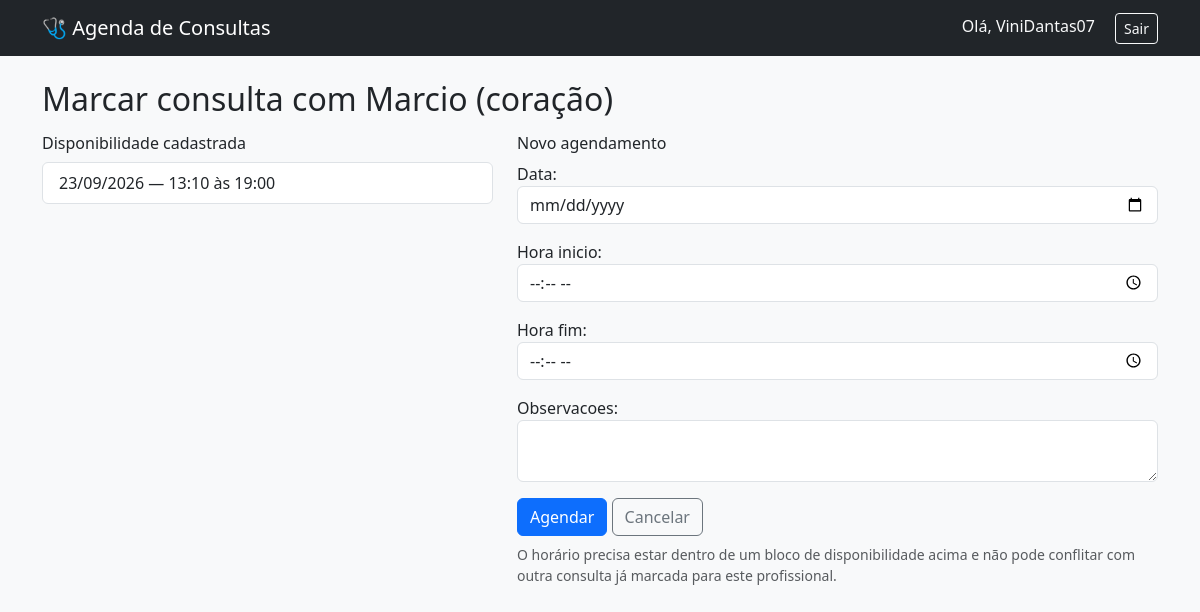
Screenshot of /profissionais/1/agendar/ (signed in) with the database file from the repository.
### consultas/models.py (models this page shows, shortened)
class Profissional(models.Model):
    usuario = models.OneToOneField(
        settings.AUTH_USER_MODEL, on_delete=models.CASCADE, related_name="perfil_profissional"
    )
    especialidade = models.CharField(max_length=100, blank=True)
    def __str__(self):
        nome = self.usuario.get_full_name() or self.usuario.username
        return f"{nome} ({self.especialidade})" if self.especialidade else nome

class Disponibilidade(models.Model):
    profissional = models.ForeignKey(
        Profissional, on_delete=models.CASCADE, related_name="disponibilidades"
    )
    data = models.DateField()
    hora_inicio = models.TimeField()
    hora_fim = models.TimeField()
    class Meta:
        ordering = ["data", "hora_inicio"]

### consultas/views.py (the view)
# urls.py: path("profissionais/<int:profissional_pk>/agendar/", views.consulta_create, name="consulta_create"),
@login_required
def consulta_create(request, profissional_pk):
    tipo, perfil = _perfil(request)
    if tipo != "paciente":
        messages.error(request, "Apenas pacientes podem marcar consultas.")
        return redirect("home")
    profissional = get_object_or_404(Profissional, pk=profissional_pk)
    if request.method == "POST":
        consulta = Consulta(paciente=perfil, profissional=profissional)
        form = ConsultaForm(request.POST, instance=consulta)
        if form.is_valid():
            form.save()
            messages.success(request, "Consulta agendada com sucesso!")
            return redirect("home")
    else:
        form = ConsultaForm()
    return render(
        request,
        "consultas/consulta_form.html",
        {"form": form, "profissional": profissional},
    )

### consultas/forms.py
class ConsultaForm(forms.ModelForm):
    class Meta:
        model = Consulta
        fields = ["data", "hora_inicio", "hora_fim", "observacoes"]
        widgets = {
            "data": forms.DateInput(attrs={"type": "date", "class": "form-control"}),
            "hora_inicio": forms.TimeInput(attrs={"type": "time", "class": "form-control"}),
            "hora_fim": forms.TimeInput(attrs={"type": "time", "class": "form-control"}),
            "observacoes": forms.Textarea(attrs={"class": "form-control", "rows": 2}),
        }

### consultas/views.py (called while the page is built)
def _perfil(request):
    if hasattr(request.user, "perfil_profissional"):
        return "profissional", request.user.perfil_profissional
    if hasattr(request.user, "perfil_paciente"):
        return "paciente", request.user.perfil_paciente
    return None, None

### consultas/templates/consultas/consulta_form.html (shortened to what this page needs)
{% extends "consultas/base.html" %}
{% block content %}
<h2>Marcar consulta com {{ profissional }}</h2>
<div class="row mt-3">
    <div class="col-md-5">
        <h6>Disponibilidade cadastrada</h6>
        <ul class="list-group">
            {% for d in profissional.disponibilidades.all %}
            <li class="list-group-item">{{ d.data|date:"d/m/Y" }} — {{ d.hora_inicio|time:"H:i" }} às {{ d.hora_fim|time:"H:i" }}</li>
            {% empty %}
            <li class="list-group-item text-muted">Nenhuma disponibilidade cadastrada.</li>
            {% endfor %}
        </ul>
    </div>
    <div class="col-md-7">
        <h6>Novo agendamento</h6>
        <form method="post">
            {{ form.as_p }}
            <button type="submit" class="btn btn-primary">Agendar</button>
            <a href="{% url 'profissional_list' %}" class="btn btn-outline-secondary">Cancelar</a>
        </form>
        <p class="text-muted small mt-2">
            O horário precisa estar dentro de um bloco de disponibilidade acima e não pode
            conflitar com outra consulta já marcada para este profissional.
        </p>
    </div>
</div>
{% endblock %}

### consultas/templates/consultas/base.html (shortened to what this page needs)
<!DOCTYPE html>
<html lang="pt-br">
<head>
    <link href="https://cdn.jsdelivr.net/npm/bootstrap@5.3.3/dist/css/bootstrap.min.css" rel="stylesheet">
</head>
<body class="bg-light">
    <nav class="navbar navbar-expand-lg navbar-dark bg-dark mb-4">
        <div class="container">
            <a class="navbar-brand" href="{% url 'home' %}">🩺 Agenda de Consultas</a>
            <div>
                {% if user.is_authenticated %}
                    <span class="text-light me-3">Olá, {{ user.username }}</span>
                    <form action="{% url 'logout' %}" method="post" class="d-inline">
                        <button class="btn btn-outline-light btn-sm" type="submit">Sair</button>
                    </form>
                {% else %}
                    <a href="{% url 'login' %}" class="btn btn-outline-light btn-sm me-2">Entrar</a>
                    <a href="{% url 'cadastro' %}" class="btn btn-light btn-sm">Cadastrar</a>
                {% endif %}
            </div>
        </div>
    </nav>
    <div class="container pb-5">
        {% block content %}{% endblock %}
    </div>
</body>
</html>

### rows the page displays
Profissional: usuario+especialidade "Marcio (coração)"
Disponibilidade: data "23/09/2026", hora_inicio "13:10", hora_fim "19:00"

### other values shown
{{ user.username }} "ViniDantas07"
